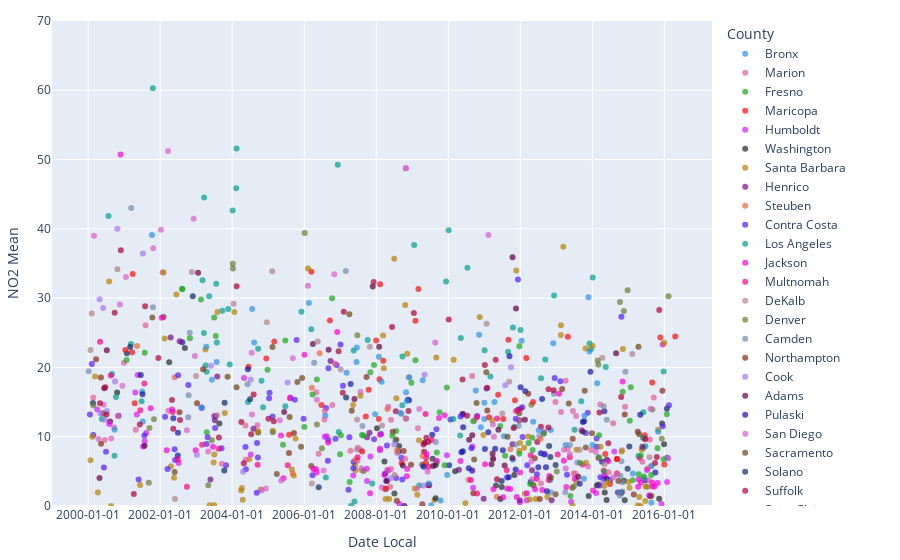

The notebook cell saved with this chart:
### Markdown cell above
##### **Mối Quan Hệ Giữa 2 Thuộc Tính: `Date Local` và `NO2 Mean`**

### Code cell
import plotly.express as px
import pandas as pd


# Trực quan hóa dữ liệu bằng scatter plot với Date Local là trục x, NO2 Mean là trục y
fig = px.scatter(df.sample(n=1000), x="Date_Local", y="NO2_Mean", color="County", color_discrete_sequence=px.colors.qualitative.Dark24, opacity=0.7, size_max=3)

# Sử dụng kỹ thuật Manipulate View để cho phép người dùng tương tác với biểu đồ bằng cách zoom hoặc di chuyển trục
# Cập nhật layout cho biểu đồ
fig.update_layout(
    margin=dict(l=20, r=20, t=20, b=20),
    xaxis=dict(title="Date Local", tickformat="%Y-%m-%d"),
    yaxis=dict(title="NO2 Mean", range=[0, 70]),
    dragmode="pan",
    hovermode="closest"
)

# Sử dụng kỹ thuật Facet để phân chia biểu đồ thành các subplot theo từng quận hoặc thành phố
#fig = px.scatter(df, x="Date_Local", y="NO2_Mean", facet_col="County",facet_col_spacing = 0.007,color_discrete_sequence=px.colors.qualitative.Pastel)

# Sử dụng kỹ thuật Reduce để giảm số lượng dữ liệu hiển thị trên biểu đồ bằng cách lấy mẫu ngẫu nhiên
#fig = px.scatter(df.sample(n=1000), x="Date_Local", y="NO2_Mean", color_discrete_sequence=px.colors.qualitative.Pastel)

fig.show()
# Sử dụng kỹ thuật Embed để nhúng biểu đồ vào ứng dụng web hoặc website
# Để nhúng biểu đồ vào ứng dụng web hoặc website, ta có thể sử dụng đoạn mã sau
# Thay đổi username và api_key bằng thông tin tài khoản của bạn trên plotly
#
